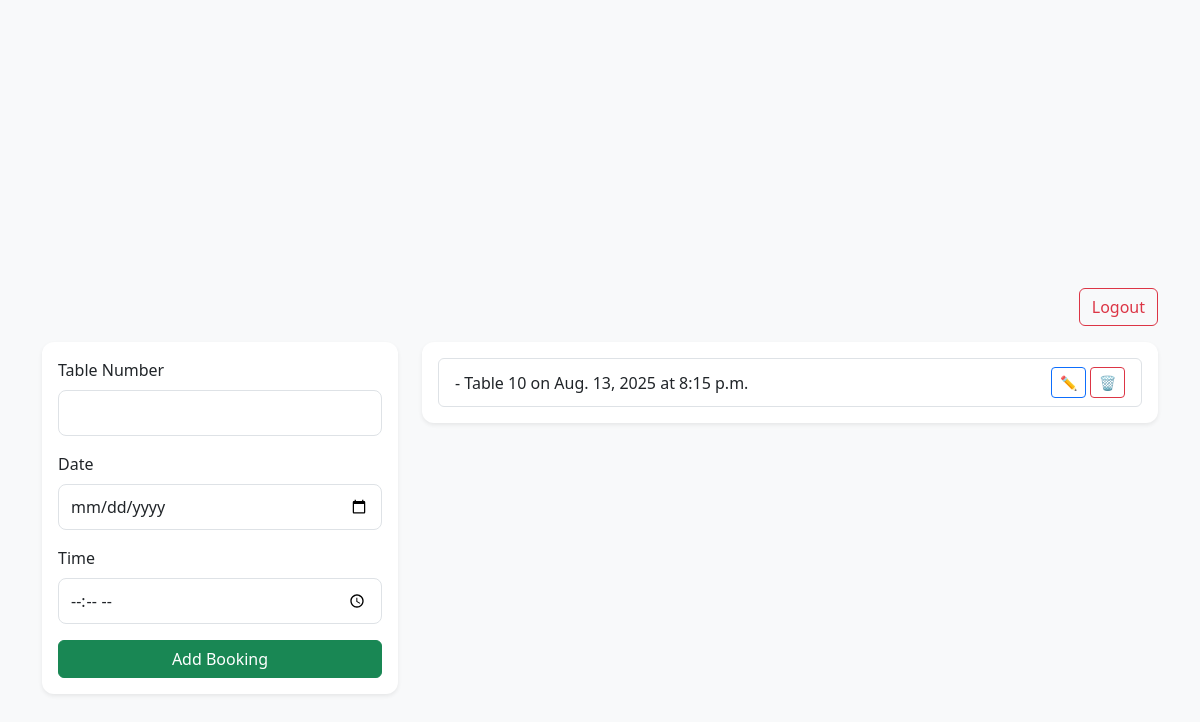
The app's page /dashboard/ (signed in), older data.
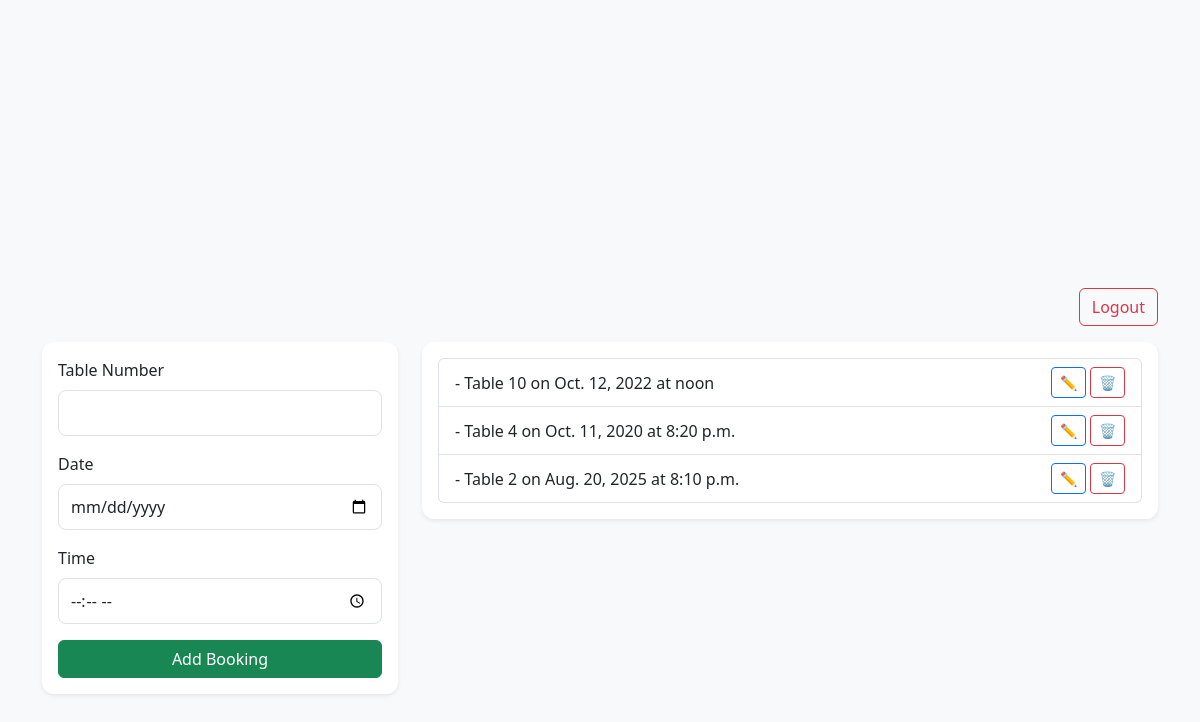
The same page, newer data.
### table_booking/models.py (models this page shows, shortened)
class Booking(models.Model):
    user = models.ForeignKey(User, on_delete=models.CASCADE) #Booking associated with a user, deletebookinf if user removed
    name = models.CharField(max_length=100)
    table_number = models.PositiveIntegerField()
    date = models.DateField()
    time = models.TimeField()

### table_booking/views.py (the view)
# urls.py: path('dashboard/', views.dashboard, name='dashboard'),
@login_required
def dashboard(request):
    bookings = Booking.objects.filter(user=request.user)
    return render(request, 'dashboard.html', {'bookings': bookings})

### templates/dashboard.html (shortened to what this page needs)
{% load static %}
<!DOCTYPE html>
<html lang="en">
<head>
    <link href="https://cdn.jsdelivr.net/npm/bootstrap@5.3.2/dist/css/bootstrap.min.css" rel="stylesheet">
<link rel="stylesheet" href="{% static 'table_booking/css/index.css' %}">
</head>
<body class="bg-light">
<div class="container py-5">
    <div class="d-flex justify-content-end mb-3">
        <a href="{% url 'logout' %}" class="btn btn-outline-danger">Logout</a>
    </div>
    <div class="row g-4">
        <div class="col-lg-4">
            <div class="card shadow-sm">
                <div class="card-body">
                    <form method="POST" action="{% url 'add_booking' %}">
                        <div class="mb-3">
                            <label class="form-label">Table Number</label>
                            <input type="number" name="table_number" class="form-control" min="1" max="10" required>
                        </div>
                        <div class="mb-3">
                            <label class="form-label">Date</label>
                            <input type="date" name="date" class="form-control" min="{{ current_date }}" required>
                        </div>
                        <div class="mb-3">
                            <label class="form-label">Time</label>
                            <input type="time" name="time" class="form-control" required>
                        </div>
                        <button type="submit" class="btn btn-success w-100">Add Booking</button>
                    </form>
                </div>
            </div>
        </div>
        <div class="col-lg-8">
            <div class="card shadow-sm">
                <div class="card-body">
                    <ul class="list-group">
                        {% for booking in bookings %}
                        <li class="list-group-item d-flex justify-content-between align-items-center">
                            <span>
                                {{ booking.name }} - Table {{ booking.table_number }} on {{ booking.date }} at {{ booking.time }}
                            </span>
                            <span>
                                <a href="#" class="btn btn-sm btn-outline-primary"
                                onclick='openEditModal({
                                        "id": {{ booking.id }},
                                        "name": "{{ booking.name|escapejs }}",
                                        "table_number": {{ booking.table_number }},
                                        "date": "{{ booking.date }}",
                                        "time": "{{ booking.time }}"
                                })'>
                                    ✏️
                                </a>
                                <a href="#" class="btn btn-sm btn-outline-danger" onclick="openDeleteModal({{ booking.id }})">
                                    🗑️
                                </a>
                            </span>
                        </li>
                        {% empty %}
                        <li class="list-group-item text-center text-muted">
                            No active bookings.
                        </li>
                        {% endfor %}
                    </ul>
                </div>
            </div>
        </div>
    </div>
</div>
</body>
</html>

### static/table_booking/css/index.css (style rules this page uses)
body { background-color: #f4f6f9; }
.container { margin-top: 15rem }
.card { border-radius: 12px; border: none; box-shadow: 0px 4px 20px rgba(0,0,0,0.08); }
.form-control { border-radius: 8px; padding: 10px 12px; }

Row changes from the older to the newer data that the page shows:
removed Booking: table_number "10", date "Aug. 13, 2025", time "8:15 p.m."
added Booking: table_number "10", date "Oct. 12, 2022", time "noon"
added Booking: table_number "4", date "Oct. 11, 2020", time "8:20 p.m."
added Booking: table_number "2", date "Aug. 20, 2025", time "8:10 p.m."
